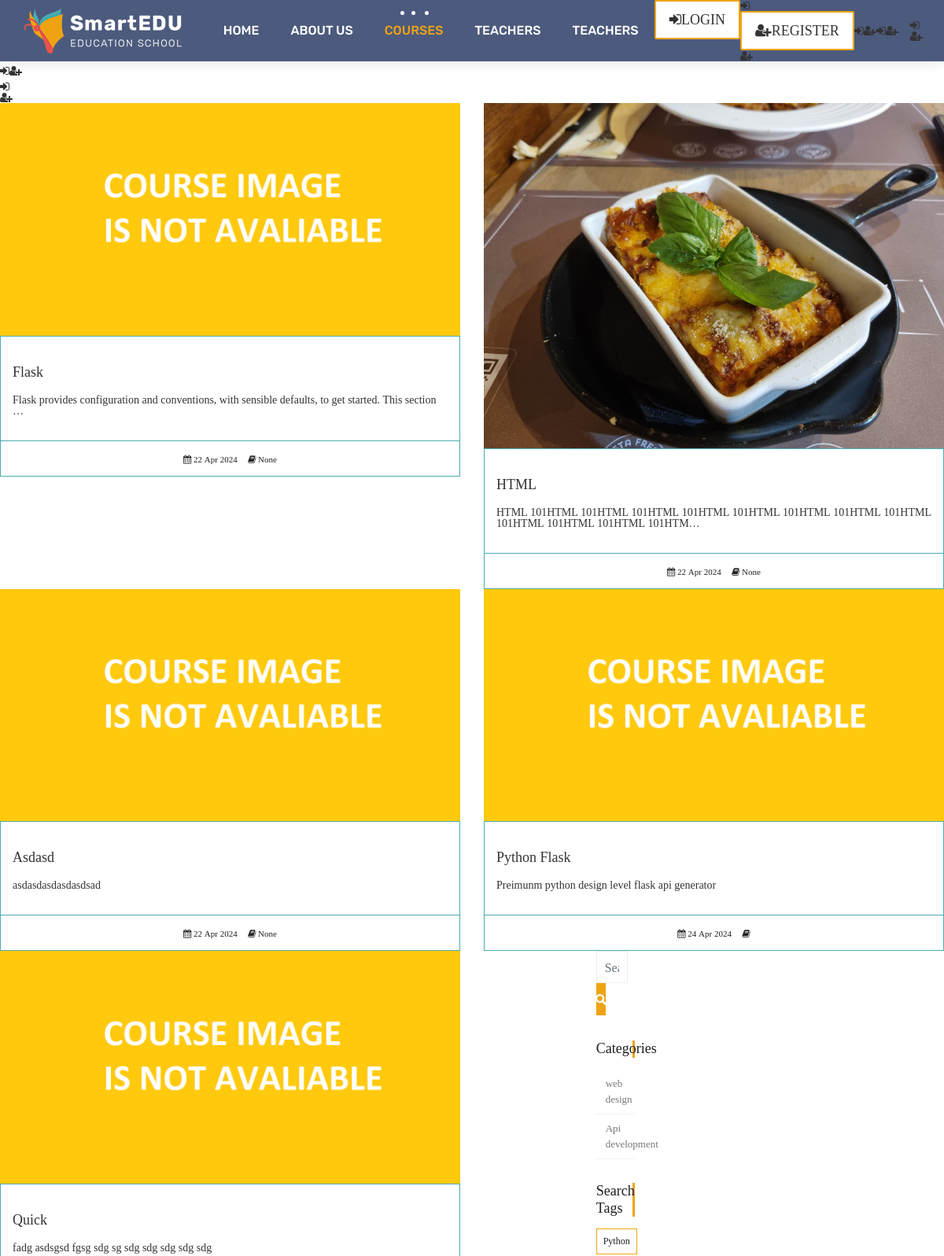
Page /courses/ (upper part) on the earlier database version.
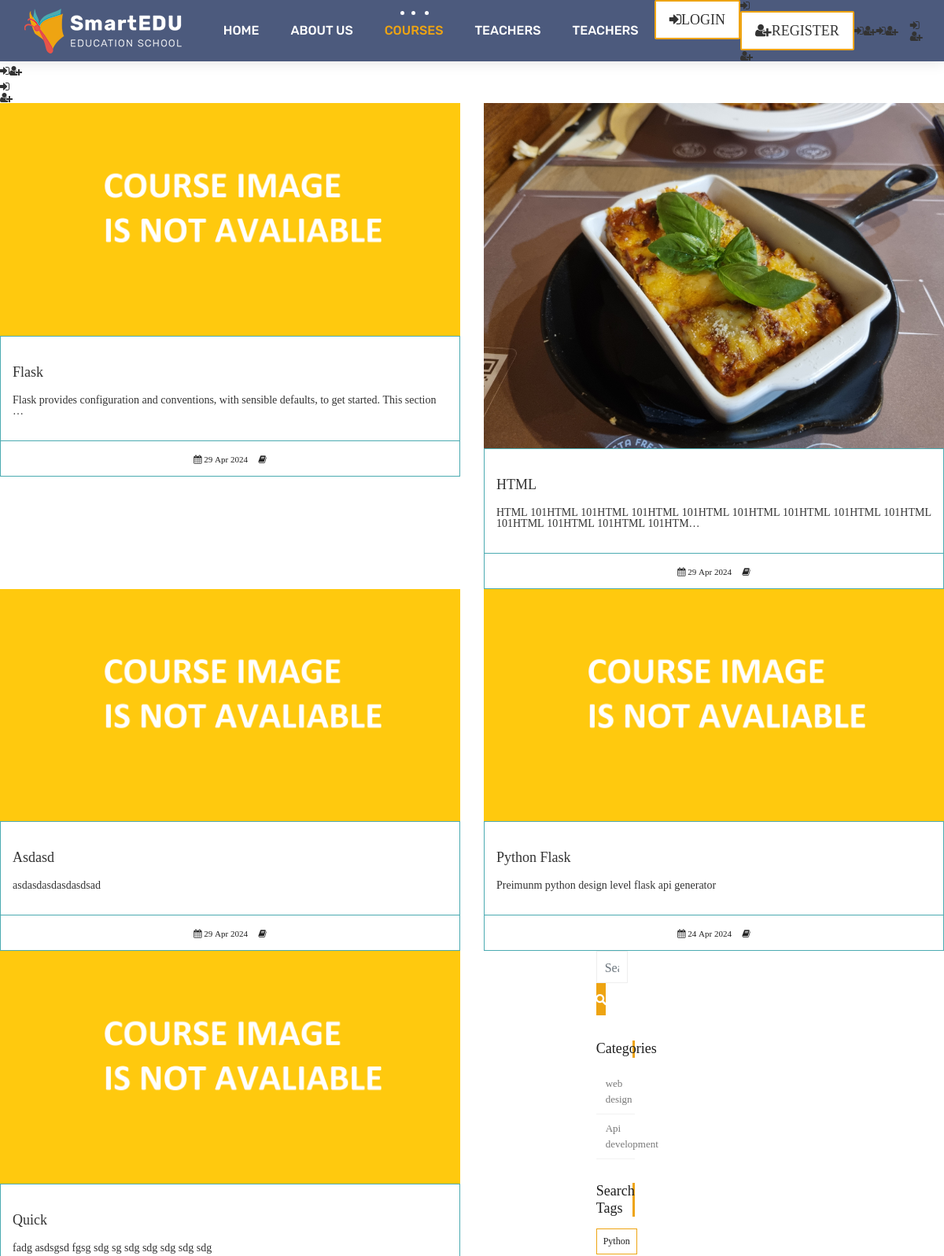
Same page on the later database version.
### courses/models.py (models this page shows, shortened)
class Course(models.Model):
    teacher = models.ForeignKey(Teacher,null=True, on_delete=models.CASCADE)
    students = models.ManyToManyField(User, blank=True, related_name='courses_joined')
    grade = models.IntegerField(blank=True,null=True)
    name = models.CharField(max_length=50, unique=True)
    category = models.ForeignKey(Category,null=True,on_delete=models.DO_NOTHING)
    tags = models.ManyToManyField(Tag, blank=True, null=True)
    description = models.TextField(blank=True,null=True)
    image = models.ImageField(upload_to="courses/%Y/%m/%d/",default="courses/default_course_image.png")
    pdf = models.FileField(upload_to="course_pdfs/%Y/%m/%d/", null=True, blank=True)
    date = models.DateTimeField(auto_now=True)
    avaliable = models.BooleanField(default=True)

### courses/views.py (the view)
# urls.py: path('',views.course_list,name='courses'),
def course_list(request,category_slug =None,tag_slug=None):
    category_page = None
    tag_page = None
    categories = Category.objects.all()
    tags = Tag.objects.all()
    current_user = request.user
    if category_slug !=None:
        category_page = get_object_or_404(Category,slug=category_slug)
        courses = Course.objects.filter(avaliable=True,category=category_page)
    elif tag_slug !=None:
        tag_page = get_object_or_404(Tag,slug=tag_slug)
        courses = Course.objects.filter(avaliable=True,tags=tag_page)
    else:
        if current_user.is_authenticated:
            enrolled_courses = current_user.courses_joined.all()
            courses = Course.objects.all().order_by('-date')
            for course in enrolled_courses:
                courses = courses.exclude(id=course.id)
        else:
            courses = Course.objects.all()
    context = {
        'courses':courses,
        'categories':categories,
        'tags': tags
    }
    return render(request,'courses.html', context)

### templates/courses.html (shortened to what this page needs)
{% extends 'partials/_base.html' %}
{% load static %}
{% block content %}
<div class="row">
    {% for course in courses %}
    <div class="col-lg-6 col-md-6 col-12">
        <div class="course-item">
            <div class="image-blog">
                <img  src="{{course.image.url}}" alt="" class="img-fluid">
            </div>
            <div class="course-br">
                <div class="course-title">
                    <h2><a href="{% url 'course_detail' course.category.slug course.id %}" title="">{{course.name}}</a></h2>
                </div>
                <div class="course-desc">
                    <p>{{course.description | truncatechars:100}}</p>
                </div>
            </div>
            <div class="course-meta-bot">
                <ul>
                    <li><i class="fa fa-calendar" aria-hidden="true"></i> {{course.date|date:"d M Y"}}</li>
                    <li><i class="fa fa-book" aria-hidden="true"></i> {{course.teacher}}</li>
                </ul>
            </div>
        </div>
    </div>
 {% endfor %}
            <div class="row">
                <div class="col-lg-6 col-md-6 col-12">
                </div>
				<div class="col-lg-3 col-12 right-single">
					<div class="widget-search">
						<div class="site-search-area">
							<form method="get" id="site-searchform" action="{% url 'search' %}">
								<div>
									<input class="input-text form-control" name="search" placeholder="Search keywords..." type="text">
									<input id="searchsubmit" value="Search" type="submit">
								</div>
							</form>
						</div>
					</div>
					<div class="widget-categories">
						<h3 class="widget-title">Categories</h3>
						<ul>
                            {% for category in categories %}
							<li><a href="{% url 'courses_by_category' category.slug %}">{{category.name}}</a></li>
                            {% endfor %}
						</ul>
					</div>
					<div class="widget-tags">
						<h3 class="widget-title">Search Tags</h3>
						<ul class="tags">
                            {% for tag in tags %}
							<li><a href="{% url 'courses_by_tag' tag.slug %}">{% if tag.slug in request.path %}<b>{{tag.name}}</b> {% else %}{{tag.name}}{%endif%}</a></li>
                            {% endfor %}
						</ul>
					</div>
				</div>
            </div>
        </div>
    {% endblock %}

Differences in the rows shown:
changed Course "Flask": date "22 Apr 2024" → "29 Apr 2024"; teacher "None" → (not shown)
changed Course "HTML": date "22 Apr 2024" → "29 Apr 2024"; teacher "None" → (not shown)
changed Course "Asdasd": date "22 Apr 2024" → "29 Apr 2024"; teacher "None" → (not shown)
